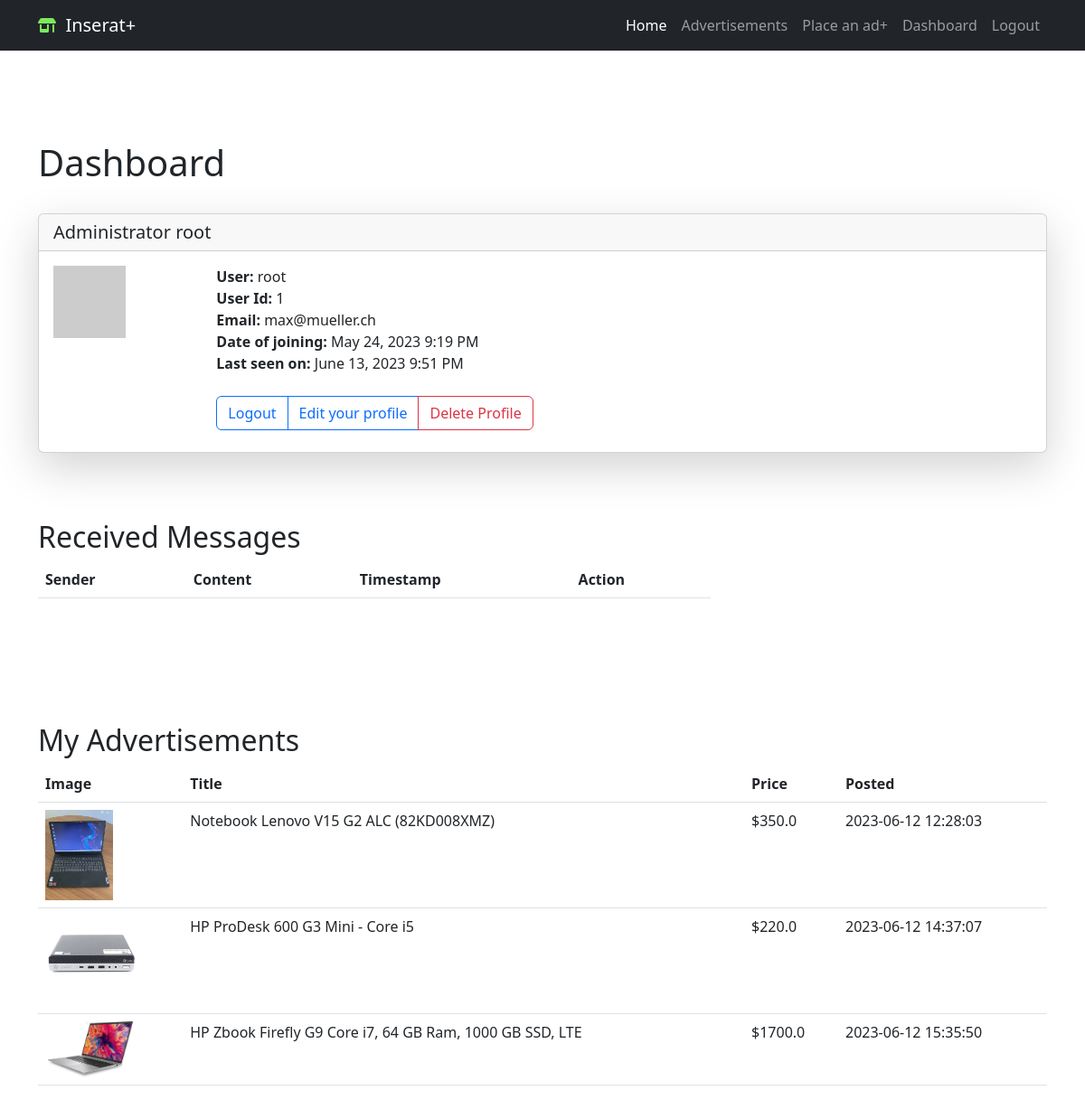
/user/root (signed in), run on an earlier commit of the app's database.
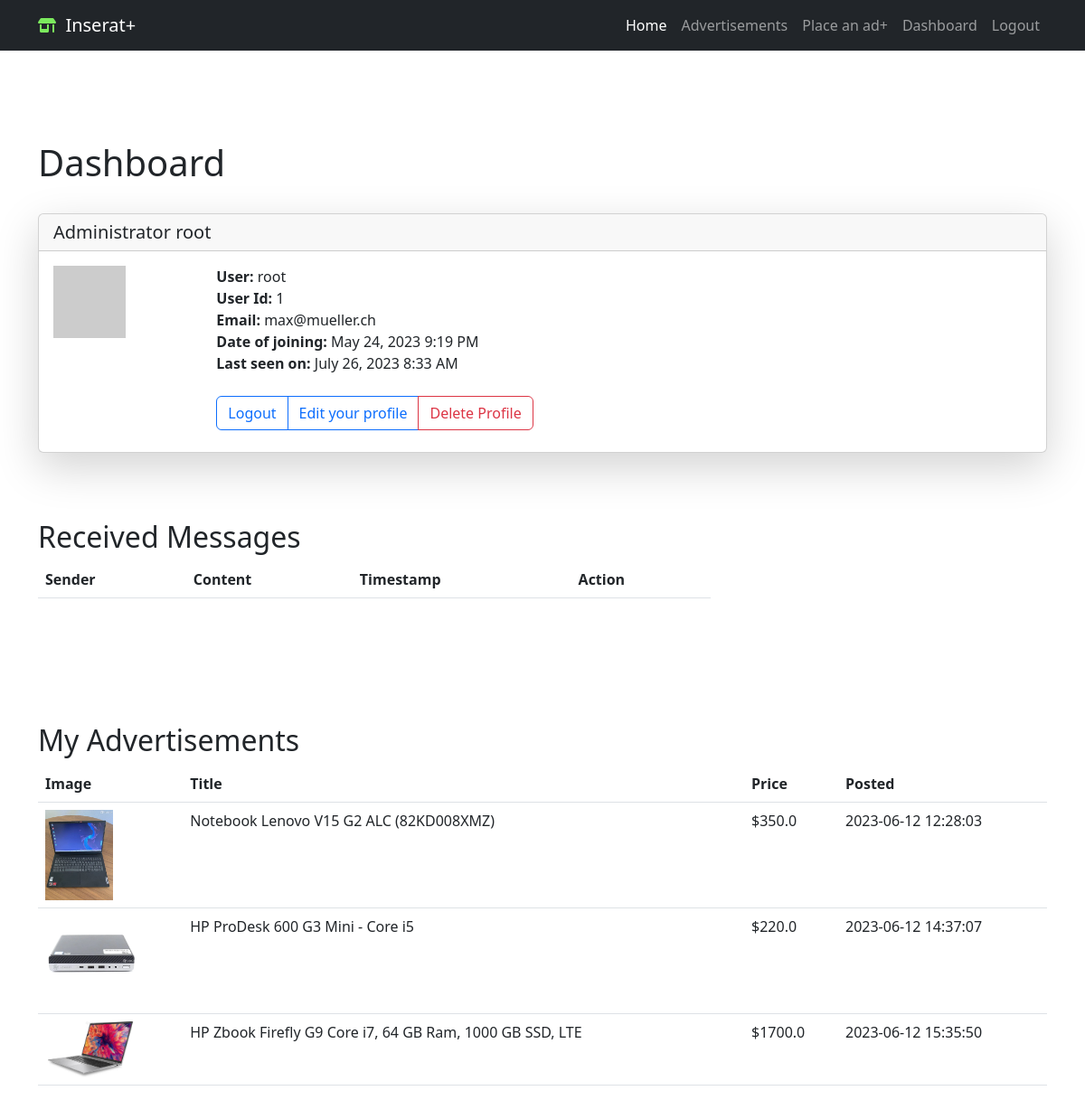
And on a later commit of the database.
### app/models/login.py (models this page shows, shortened)
class User(db.Model, UserMixin):
    id = db.Column(db.Integer, primary_key=True)
    first_name = db.Column(db.String(50), nullable=False)
    last_name = db.Column(db.String(50), nullable=False)
    username = db.Column(db.String(20), unique=True, nullable=False)
    email = db.Column(db.String(120), unique=True, nullable=False)
    password_hash = db.Column(db.String(128), nullable=False)
    user_adedd = db.Column(db.DateTime, default=datetime.utcnow)
    last_seen = db.Column(db.DateTime, default=datetime.utcnow)
    is_admin = db.Column(db.Boolean, default=False)
    is_blocked = db.Column(db.Boolean, default=False)  # registered users can be blocked from logging in
    advertisements = db.relationship('Advertisement', backref='user', lazy=True)
    def avatar(self, size):
        digest = md5(self.email.lower().encode('utf-8')).hexdigest()
        return 'https://www.gravatar.com/avatar/{}?d=identicon&s={}'.format(
            digest, size
            )

### app/routes.py (the view)
@app.route('/user/<username>')
@login_required
def user(username):
    user = User.query.filter_by(username=username).first_or_404()
    advertisements = Advertisement.query.filter_by(user_id=user.id).all()
    messages = Message.query.filter_by(recipient_id=current_user.id).all()
    return render_template('user.html', user=user, messages=messages,
                           advertisements=advertisements)

### app/models/controlpanel.py (called while the page is built)
@app.context_processor
def security_context_processor():
    return dict(
        admin_base_template=admin.base_template,
        admin_view=admin.index_view,
        h=admin_helpers,
        get_url=url_for
    )

### app/models/login.py (called while the page is built)
@login.user_loader
def load_user(id):
    return User.query.get(int(id))

### app/routes.py (called while the page is built)
@app.before_request
def before_request():
    if current_user.is_authenticated:
        formatted_time = datetime.utcnow().strftime("%d-%b-%Y %H:%M:%S")
        current_user.last_seen = datetime.strptime(formatted_time, "%d-%b-%Y %H:%M:%S")
        db.session.commit()

### app/templates/user.html (shortened to what this page needs)
{% extends "base.html" %}
{% block content %}
<div class="container custom-container ">
  <h1>Dashboard</h1><br/>
  <div class="card shadow-lg">
    <h5 class="card-header">
      {{ user.first_name }}  {{ user.last_name }}</h5>
    <div class="card-body">
      <div class="card-title">
        <div class="row  g-0">
          <div class="col-sm-2 ">
            <img src="{{ user.avatar(128) }}">
          </div>
               <div class="col-sm-5">
                <strong>User:</strong>
                {{ user.username }}<br/>
                <strong>User Id:</strong>
                {{ user.id }}<br/>
                <strong>Email:</strong>
                {{ user.email }}<br/>
                {% if user.user_adedd %}
                <strong>Date of joining:</strong>
                {{ moment(user.user_adedd).format('LLL') }}<br/>
                {% endif %}
                {% if user.last_seen %}
                <strong>Last seen on:</strong>
                {{ moment(user.last_seen).format('LLL') }}<br/>
                {% endif %}<br/>
                <form action="{{ url_for('delete_profile') }}" method="POST" onsubmit="return confirm('Are you sure you want to delete your profile?');">
                  <div class="btn-group" role="group" aria-label="Basic outlined example">
                    <a href="{{ url_for('logout') }}" class="btn btn-outline-primary" role="button">Logout</a>
                    <a href="{{ url_for('edit_profile') }}" class="btn btn-outline-primary" role="button">Edit your profile</a>
                    <button type="submit" class="btn btn-outline-danger">Delete Profile</button>
                </form>
                </div>
             </div>
        </div>
      </div>
    </div>
  </div>
<br>
<div class="container custom-container">
  <h2>Received Messages</h2>
  <div class="col-md-8">
    <table class="table">
      <thead>
        <tr>
          <th>Sender</th>
          <th>Content</th>
          <th>Timestamp</th>
          <th>Action</th>
        </tr>
      </thead>
    </table>
  </div>
</div>
<br>
<br>
<br>
<div class="container custom-container ">
  <h2>My Advertisements</h2>
  <table class="table">
    <thead>
      <tr>
        <th>Image</th>
        <th>Title</th>
        <th>Price</th>
        <th>Posted</th>
      </tr>
    </thead>
    <tbody>
      {% for ad in advertisements %}
      <tr>
        <td>
          {% if ad.image_filename %}
            <img src="{{ url_for('static', filename='images/' + ad.image_filename) }}" alt="Advertisement Image" class="img-fluid" style="max-width: 100px; max-height: 100px;">
          {% else %}
            <img src="{{ url_for('static', filename='images/default_image.png') }}" alt="Default Image" class="img-fluid" style="max-width: 100px; max-height: 100px;">
          {% endif %}
        </td>
        <td>{{ ad.title }}</td>
        <td>${{ ad.price }}</td>
        <td>{{ ad.timestamp.strftime('%Y-%m-%d %H:%M:%S') }}</td>
      </tr>
      {% endfor %}
    </tbody>
  </table>
</div>
{% endblock %}

What changed in the data, as far as the page shows it:
changed User "Administrator": last_seen "June 13, 2023 9:51 PM" → "July 26, 2023 8:33 AM"
